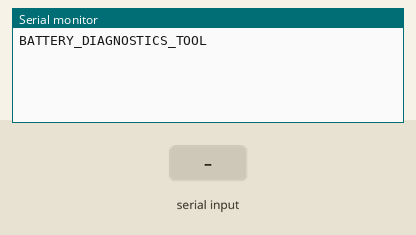
Simulated run of this sketch. Board: Arduino Uno, built with avr-gcc and run on an emulated ATmega328P. Shown: the last lines printed to the serial monitor. The inputs (shaded band) are chosen by the test bench. Random numbers use the default seed unless the sketch sets one.

Above: at 0.9 s.
1.0 s: "0\n" received over Serial
At 2.36 s:
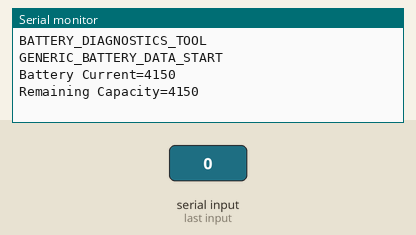
At 2.76 s:
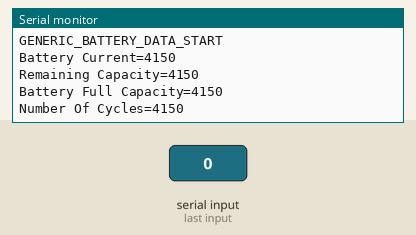
Timing chart, 0 to 4.3 s (numbered marks = the images above; inputs shaded):
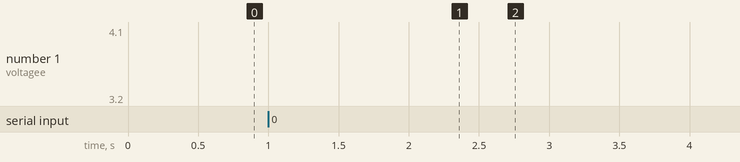

Measured:
- after the input at 1.0 s, the serial monitor: prints a new line after 1.0 s (image 1)

The sketch:

testing_parsing.ino
```cpp
int count = 1;

#define BAUD_RATE 9600

void PerformHandshake()
{
#define PROGRAM_INIT_MESSAGE "BATTERY_DIAGNOSTICS_TOOL"
#define CONNECTED_MSG "CONNECTED"
#define HANDSHAKE_COMPLETE_MSG "HANDSHAKE_COMPLETE"

    String expected = CONNECTED_MSG;

    Serial.println(PROGRAM_INIT_MESSAGE);

    while (!Serial.available())
    {
    }

    String response = Serial.readStringUntil('\0');

    if (response == expected)
        Serial.println(HANDSHAKE_COMPLETE_MSG);
}

void setup()
{
    Serial.begin(BAUD_RATE);
    PerformHandshake();
}

void loop()
{
    if (count == 1)
    {
        Serial.println(F("GENERIC_BATTERY_DATA_START"));
        Serial.print(F("Battery Current="));
        Serial.println("4150");
    }
    else if (count == 2)
    {
        Serial.print(F("Remaining Capacity="));
        Serial.println(4150);
    }
    else if (count == 3)
    {
        Serial.print(F("Battery Full Capacity="));
        Serial.println(4150);
    }
    else if (count == 4)
    {
        Serial.print(F("Number Of Cycles="));
        Serial.println(4150);
    }
    else if (count == 5)
    {
        Serial.print(F("Relative Rate of Discharge="));
        Serial.println(4150);
    }
    else if (count == 6)
    {
        Serial.print(F("Balance of Cell 1 to 16="));
        Serial.println(4150);
    }
    else if (count == 7)
    {
        Serial.print(F("Balance of cell 17 to 33="));
        Serial.println(4150);
    }
    else if (count == 8)
    {
        Serial.print(F("Protection Sign="));
        Serial.println(4150);
    }
    else if (count == 9)
    {
        Serial.print("Software Version=");
        Serial.println(4150);
    }
    else if (count == 10)
    {
        Serial.print("NTC1 Temperature=");
        Serial.println(4150);
        Serial.print("Software Version=");
        Serial.println(4150);
    }
    else if (count == 11)
    {
        Serial.print("NTC2 Temperature=");
        Serial.println(4150);
    }
    else if (count == 12)
    {
        Serial.print("NTC3 Temperature=");
        Serial.println(4150);
    }
    else if (count == 13)
    {
        Serial.print("Cycles=");
        Serial.println(4150);
    }
    else if (count == 14)
    {
        Serial.print("Rate of Discharge=");
        Serial.println(4150);
    }
    else if (count == 15)
    {
        Serial.println(F("GENERIC_BATTERY_DATA_END"));
        Serial.println(F("CELL_DATA_START"));
        Serial.print(F("Cell 1 voltage="));
        Serial.println(random(29, 42) / 10.0);
    }
    else if (count == 16)
    {
        Serial.print(F("Cell 2 voltage="));
        Serial.println(random(29, 42) / 10.0);
    }
    else if (count == 17)
    {
        Serial.print(F("Cell 3 voltagee="));
        Serial.println(random(29, 42) / 10.0);
    }
    else if (count == 18)
    {
        Serial.print(F("Cell 4 voltagee="));
        Serial.println(random(29, 42) / 10.0);
    }
    else if (count == 19)
    {
        Serial.print(F("Cell 5 voltagee="));
        Serial.println(random(29, 42) / 10.0);
    }
    else if (count == 20)
    {
        Serial.print(F("Cell 6 voltagee="));
        Serial.println(random(29, 42) / 10.0);
    }
    else if (count == 21)
    {
        Serial.print(F("Cell 7 voltagee="));
        Serial.println(random(29, 42) / 10.0);
    }
    else if (count == 22)
    {
        Serial.print(F("Cell 8 voltagee="));
        Serial.println(random(29, 42) / 10.0);
    }
    else if (count == 23)
    {
        Serial.print(F("Cell 9 voltagee="));
        Serial.println(random(29, 42) / 10.0);
    }
    else if (count == 24)
    {
        Serial.print(F("Cell 10 voltagee="));
        Serial.println(random(29, 42) / 10.0);
    }
    else if (count == 25)
    {
        Serial.print(F("Cell 11 voltagee="));
        Serial.println(random(29, 42) / 10.0);
    }
    else if (count == 26)
    {
        Serial.print(F("Cell 12 voltagee="));
        Serial.println(random(29, 42) / 10.0);
    }
    else if (count == 27)
    {
        Serial.print(F("Cell 13 voltagee="));
        Serial.println(random(29, 42) / 10.0);
    }
    else if (count == 28)
    {
        Serial.print(F("Cell 14 voltagee="));
        Serial.println(random(29, 42) / 10.0);
    }
    else if (count == 29)
    {
        Serial.print(F("Cell 15 voltagee="));
        Serial.println(random(29, 42) / 10.0);
    }
    else if (count == 30)
    {
        Serial.print(F("Cell 16 voltage="));
        Serial.println(random(29, 42) / 10.0);
    }
    else if (count == 31)
    {
        Serial.print(F("Cell 17 voltagee="));
        Serial.println(random(29, 42) / 10.0);
    }
    else if (count == 32)
    {
        Serial.print(F("Cell 18 voltagee="));
        Serial.println(random(29, 42) / 10.0);
    }
    else if (count == 33)
    {
        Serial.print(F("Cell 19 voltagee="));
        Serial.println(random(29, 42) / 10.0);
    }
    else if (count == 34)
    {
        Serial.print(F("Cell 20 voltagee="));
        Serial.println(random(29, 42) / 10.0);
    }
    else if (count == 35)
    {
        Serial.print(F("Cell 21 voltagee="));
        Serial.println(random(29, 42) / 10.0);
    }
    else if (count == 36)
    {
        Serial.print(F("Cell 22 voltagee="));
        Serial.println(random(29, 42) / 10.0);
    }
    else if (count == 37)
    {
        Serial.print(F("Cell 23 voltagee="));
        Serial.println(random(29, 42) / 10.0);
    }
    else if (count == 38)
    {
        Serial.print(F("Cell 24 voltagee="));
        Serial.println(random(29, 42) / 10.0);
    }
    else if (count == 39)
    {
        Serial.print(F("Cell 25 voltagee="));
        Serial.println(random(29, 42) / 10.0);
    }
    else if (count == 40)
    {
        Serial.print(F("Cell 26 voltagee="));
        Serial.println(random(29, 42) / 10.0);
    }
    else if (count == 41)
    {
        Serial.print(F("Cell 27 voltagee="));
        Serial.println(random(29, 42) / 10.0);
    }
    else if (count == 42)
    {
        Serial.print(F("Cell 28 voltagee="));
        Serial.println(random(29, 42) / 10.0);
    }
    else if (count == 43)
    {
        Serial.print(F("Cell 29 voltagee="));
        Serial.println(random(29, 42) / 10.0);
    }
    else if (count == 44)
    {
        Serial.print(F("Cell 30 voltagee="));
        Serial.println(random(29, 42) / 10.0);
        Serial.println(F("CELL_DATA_END"));
    }
    else if (count == 45)
    {
        Serial.println(F("MIN_MAX_DELTA_START"));

        Serial.print(F("MaxCell="));
        Serial.println(5000);

        Serial.print(F("Cell Number Max="));
        Serial.println(2);

        Serial.print(F("MinCell="));
        Serial.println(1000);

        Serial.print(F("Cell Number Min="));
        Serial.println(5);

        Serial.print(F("Cell Voltage Delta="));
        Serial.println(4000);

        Serial.println(F("MIN_MAX_DELTA_END"));
    }
    else if (count == 46)
    {
        Serial.println(F("PROTECTIONS_DATA_START"));

        Serial.println(F("Cell_OVP happens when battery is charged to 4.2v"));
        // Serial.println(F("=Cell_UVP happens when the cell voltage is discharged to 2.75v and below"));
        // Serial.println(F("=Pack_OVP happens when pack charged and reaches 84v"));
        // Serial.println(F("=Pack_UVP happens when pack discharges to below  55v"));
        // Serial.println(F("=Chg_OTP happens when charging and temp reaches to 56 degrees (crux v1. 1) and 50 degrees (crux v1. 0)"));
        // Serial.println(F("=Chg_UTP happens when temp is below 0 degrees also when it has a  negative value"));
        // Serial.println(F("=Dsg_OTP happens when temp is 66 degrees (crux v1. 1) and 60 degrees (crux v1. 0)"));
        // Serial.println(F("=Dsg_UTP happens when temp is below 0 degrees"));
        // Serial.println(F("=Chg_OCP happens when current above 55A charges the battery. If triggered in idle state kindly take the battery to the lab for troubleshooting"));
        // Serial.println(F("=Dsg_OCP Regen burst discharge current require by load above 120A. Should not occur in idle state but if it trips, check controller settings on maximum discharge current. Should be 80A"));
        // Serial.println(F("=short circuit above 330A for 70sec. Disconnect any load from the battery, give it 30 seconds and interface again with tool. If the error persists, kindly take the battery to the lab for troubleshooting "));
        // Serial.println(F("=Afe_error occurs when bms connectors come into contact with the casing. Kindly take the battery to the lab for troubleshooting"));
        Serial.println(F("PROTECTIONS_DATA_END"));
    }
    else if (count == 47)
    {
        Serial.println(F("REPORT_DATA_START"));
        Serial.println(F("Pack voltage below threshold. Kindly take battery to the lab for boost charging"));
        Serial.println(F("REPORT_DATA_END"));
    }

    // Serial.print("Cell 3 voltage value in mv: ");
    // Serial.println(4175);
    Serial.println();

    delay(200);

    count++;
    if (count == 48)
        count = 1;
}
```
